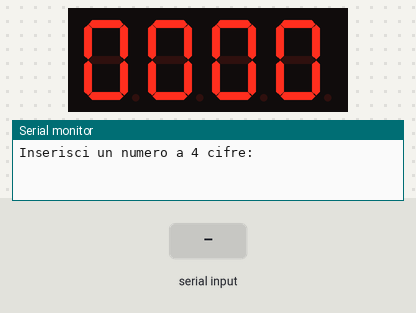
Simulated run of this sketch. Board: Arduino Uno, built with avr-gcc and run on an emulated ATmega328P. On the bench: 4-digit seven-segment display, the last lines printed to the serial monitor. Inputs (shaded band) come from the test bench.

Above: at 1.2 s.
1.3 s: "90,45\n" received over Serial
At 2.4 s:
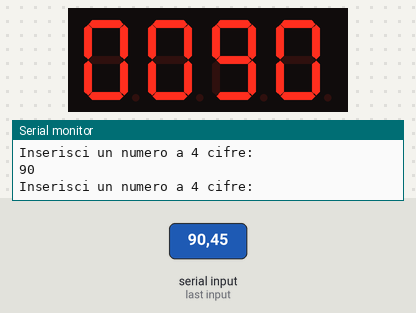
3.5 s: "30,150\n" received over Serial
Timing chart, 0 to 6.5 s (numbered marks = the images above; inputs shaded):
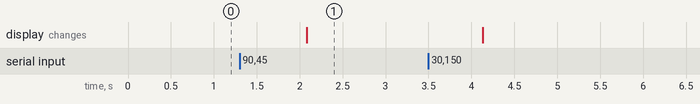

The sketch:

sketch.ino
```cpp
#include "TM1637.h"

#define CLK 6
#define DIO 7
#define MAX_DIGIT 4

TM1637 tm1637(CLK, DIO);
int valore;
int digit[MAX_DIGIT];

void setup() {
  tm1637.init();
  tm1637.set(BRIGHTEST);     //BRIGHT_TYPICAL = 2,BRIGHT_DARKEST = 0,BRIGHTEST = 7;
  Serial.begin(9600);
  Serial.println("Inserisci un numero a 4 cifre: ");
}

void display(int num) {
  for(int i = MAX_DIGIT-1; i>=0;i--){
    digit[i] = num%10;
    num /= 10;
  }
  for(int i = 0; i < MAX_DIGIT; i++){
    tm1637.display(i, digit[i]);
  }
}

void loop() {

  if (Serial.available() > 0) {
    valore = Serial.parseInt();
      if(valore > 9999){
        valore = 0;
    }
    Serial.println(valore);

    while(Serial.available() > 0){  // pulisco il buffer
      Serial.read();
    }
    Serial.println("Inserisci un numero a 4 cifre: ");  // non influsisce sulla lettura del numero, in quanto .parseInt() identifica solo interi.
  }
  display(valore);
  // tm1637.displayNum(valore);
  delay(1000);
}
```

Measured:
- after the input at 1.3 s, the display: changes after 0.79 s (image 1)
